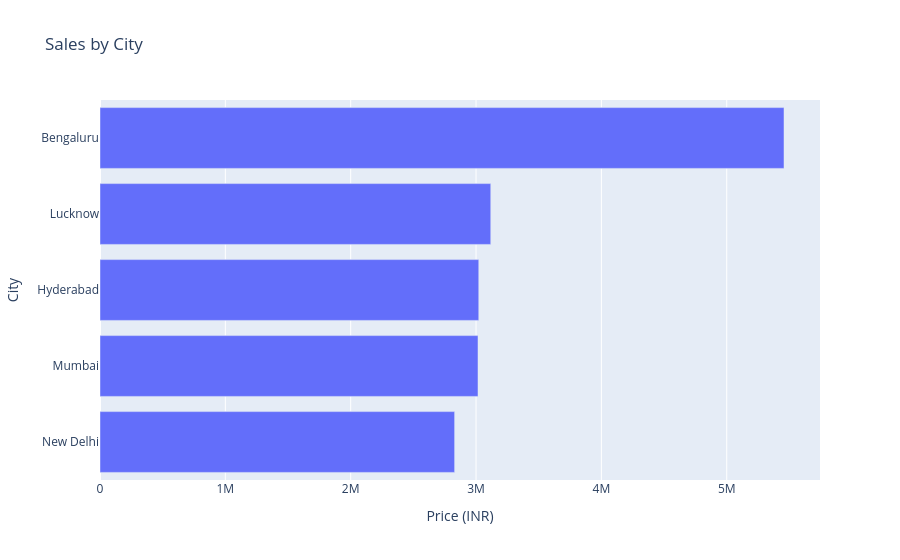

Notebook cell for this chart:
### Code cell
fig=px.bar(city,
           x='Price (INR)',
           y='City',
           orientation="h",
           color_discrete_sequence=['sky blue'],
           title="Sales by City"
           )

fig.show()

### Figure 1 — Plotly figure (JSON) as saved in the notebook; plotly's stock layout.template omitted (floating-point values rounded to 4 significant figures)
{"data": [{"hovertemplate": "Price (INR)=%{x}<br>City=%{y}<extra></extra>", "legendgroup": "", "marker": {"color": "sky blue", "pattern": {"shape": ""}}, "name": "", "orientation": "h", "showlegend": false, "textposition": "auto", "type": "bar", "x": [2829000.0, 3016000.0, 3022000.0, 3117000.0, 5457000.0], "xaxis": "x", "y": ["New Delhi", "Mumbai", "Hyderabad", "Lucknow", "Bengaluru"], "yaxis": "y"}], "layout": {"barmode": "relative", "legend": {"tracegroupgap": 0}, "title": {"text": "Sales by City"}, "xaxis": {"anchor": "y", "domain": [0, 1], "title": {"text": "Price (INR)"}}, "yaxis": {"anchor": "x", "domain": [0, 1], "title": {"text": "City"}}}}
